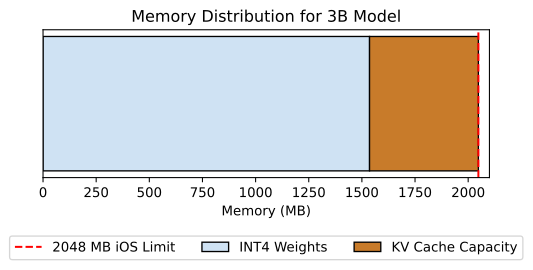

The Python source for this figure:
import matplotlib.pyplot as plt
import os

labels = ['INT4 Weights', 'KV Cache Capacity']
sizes = [1536, 512]
colors = ['#cfe2f3', '#c87b2a']

fig, ax = plt.subplots(figsize=(6, 2))
ax.barh(0, sizes[0], color=colors[0], edgecolor='black', label=labels[0])
ax.barh(0, sizes[1], left=sizes[0], color=colors[1], edgecolor='black', label=labels[1])
ax.set_yticks([])
ax.set_xlim(0, 2100)
ax.axvline(x=2048, color='red', linestyle='--', label='2048 MB iOS Limit')
ax.set_xlabel('Memory (MB)')
ax.set_title('Memory Distribution for 3B Model')
ax.legend(loc='lower center', bbox_to_anchor=(0.5, -0.6), ncol=3)

out_path = os.environ.get('VISUAL_OUT_PATH', 'out.svg')
fig.savefig(out_path, format='svg', bbox_inches='tight')
plt.close(fig)
